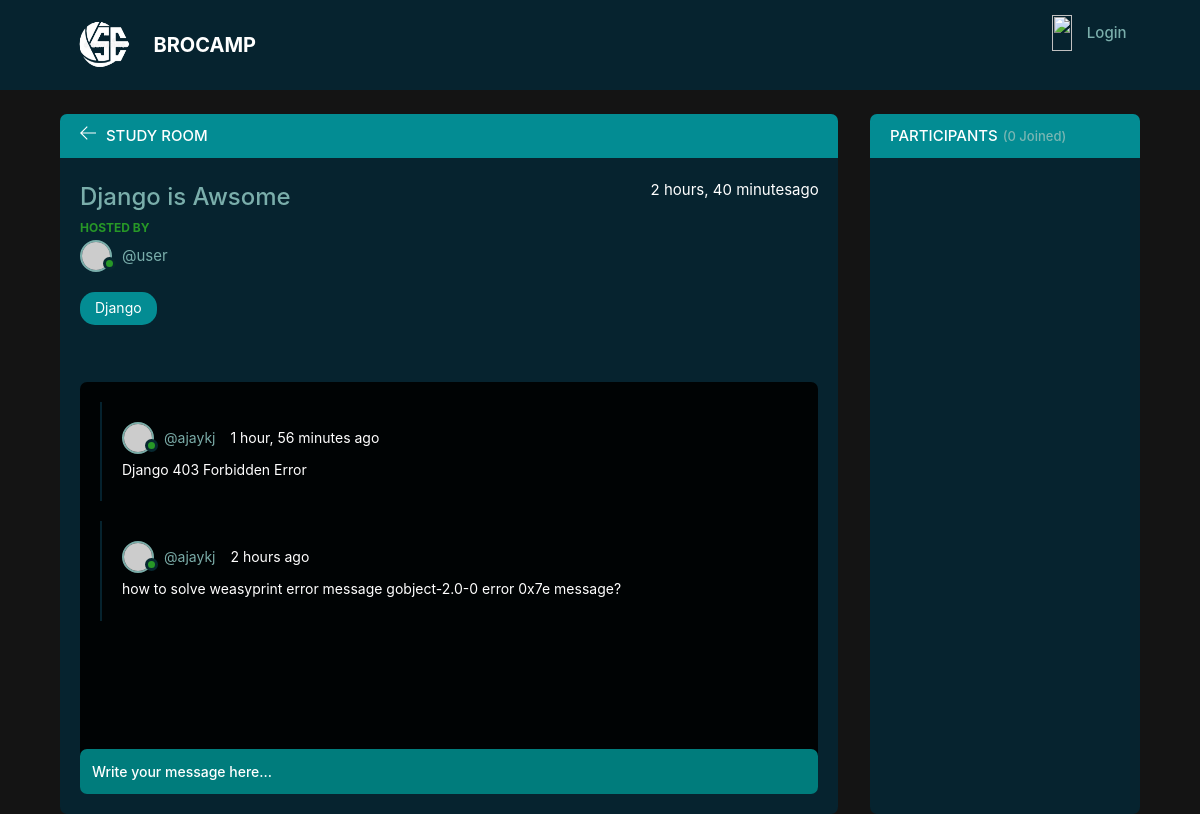
The app's page /room/18/ with its own data.
### base/models.py (models this page shows, shortened)
class Room(models.Model):
    host = models.ForeignKey(User, on_delete=models.SET_NULL,null=True)
    topic = models.ForeignKey(Topic, on_delete=models.SET_NULL,null=True)
    name=models.CharField(max_length=200)
    description = models.TextField(null=True, blank=True)
    participants = models.ManyToManyField(User,related_name='participants', blank=True)
    updated = models.DateTimeField(auto_now=True)
    created = models.DateTimeField(auto_now_add=True)
    class Meta:
        ordering = ['-updated','-created']

class Topic(models.Model):
    name=models.CharField(max_length=200)
    def __str__(self):
        return self.name

class Message(models.Model):
    user = models.ForeignKey(User,on_delete=models.CASCADE)
    room = models.ForeignKey(Room, on_delete=models.CASCADE)
    body = models.TextField()
    updated = models.DateTimeField(auto_now=True)
    created = models.DateTimeField(auto_now_add=True)
    class Meta:
        ordering = ['-updated','-created']

### base/views.py (the view, shortened to what this page needs)
# urls.py: path('room/<str:pk>/',views.room,name='room'),
def room(request, pk):
    room = Room.objects.get(id=pk)
    room_messages = room.message_set.all()
    participants = room.participants.all()
    context = {'room': room, 'room_messages': room_messages,
               'participants': participants}
    return render(request, 'base/room.html', context)

### base/templates/base/room.html (shortened to what this page needs)
{% extends 'index.html' %}
{% block content %}
<main class="profile-page layout layout--2">
  <div class="container">
    <div class="room">
      <div class="room__top">
        <div class="room__topLeft">
          <a href="{% url 'home' %}">
            <svg version="1.1" xmlns="http://www.w3.org/2000/svg" width="32" height="32" viewBox="0 0 32 32">
              <title>arrow-left</title>
              <path
                d="M13.723 2.286l-13.723 13.714 13.719 13.714 1.616-1.611-10.96-10.96h27.625v-2.286h-27.625l10.965-10.965-1.616-1.607z">
              </path>
            </svg>
          </a>
          <h3>Study Room</h3>
        </div>
      </div>
      <div class="room__box scroll">
        <div class="room__header scroll">
          <div class="room__info">
            <h3>{{room.name}}</h3>
            <span>{{room.created | timesince }}ago</span>
          </div>
          <div class="room__hosted">
            <p>Hosted By</p>
            <a href="{% url 'user-profile' room.host.id %}" class="room__author">
              <div class="avatar avatar--small">
                <img src="https://randomuser.me/api/portraits/men/37.jpg" />
              </div>
              <span>@{{room.host.username}}</span>
            </a>
          </div>
          <span class="room__topics">{{room.topic}}</span>
        </div>
        <div class="room__conversation">
          <div class="threads scroll">
            {% for message in room_messages %}
            <div class="thread">
              <div class="thread__top">
                <div class="thread__author">
                  <a href="{% url 'user-profile' message.user.id %}" class="thread__authorInfo">
                    <div class="avatar avatar--small">
                      <img src="https://randomuser.me/api/portraits/men/37.jpg" />
                    </div>
                    <span>@{{ message.user.username}}</span>
                  </a>
                  <span class="thread__date">{{message.created | timesince }} ago</span>
                </div>
              </div>
              <div class="thread__details">
                {{message.body}}
              </div>
            </div>
            {% endfor %}
          </div>
        </div>
      </div>
      <div class="room__message">
        <form method="POST" action="{% url 'add_message' room.id %}">
          <input name="message" placeholder="Write your message here..." />
        </form>
      </div>
    </div>
    <div class="participants">
      <h3 class="participants__top">Participants <span>({{participants.count}} Joined)</span></h3>
      <div class="participants__list scroll">
      </div>
    </div>
  </div>
</main>
{% endblock content %}

### templates/index.html (shortened to what this page needs)
<!DOCTYPE html>
{% load static %}
<html lang="en">
<head>
  <link rel="stylesheet" href="{% static 'styles/stylez.css'%}" />
</head>
<body>
  {% include 'nav.html' %}
  {% block content %}
  {% endblock %}
</body>
</html>

### templates/nav.html (shortened to what this page needs)
{% load static %}
<header class="header header--loggedIn">
  <div class="container">
    <a href="{% url 'home' %}" class="header__logo">
      <img src="{% static 'images/logo1.png' %}" style="width:60px; height:60px" />
      <h1>BROCAMP</h1>
    </a>
    <nav class="header__menu">
      {% if request.user.is_authenticated %}
      <div class="header__user">
        <a href="">
          <div class="avatar avatar--medium active">
            <img
              src="https://images.unsplash.com/photo-1511367461989-f85a21fda167?ixlib=rb-1.2.1&ixid=MnwxMjA3fDB8MHxzZWFyY2h8NXx8cHJvZmlsZXxlbnwwfHwwfHw%3D&w=1000&q=80" />
          </div>
          <p><span>@{{request.user.username}}</span></p>
        </a>
        <button class="dropdown-button">
          <svg version="1.1" xmlns="http://www.w3.org/2000/svg" width="32" height="32" viewBox="0 0 32 32">
            <title>chevron-down</title>
            <path d="M16 21l-13-13h-3l16 16 16-16h-3l-13 13z"></path>
          </svg>
        </button>
      </div>
      {% else %}
      <a href="{% url 'login' %}">
        <img src="{% static 'images/avatar.svg' %}" />
        <p>Login</p>
      </a>
      {% endif %}
    </nav>
  </div>
</header>

### records on screen
Room: name "Django is Awsome", created "2 hours, 40 minutes", host.username "user", topic "Django"
Message: user.username "ajaykj", created "1 hour, 56 minutes", body "Django 403 Forbidden Error"
Message: user.username "ajaykj", created "2 hours", body "how to solve weasyprint error message gobject-2.0-0 error 0x7e message?"

### other values on screen
{{ participants.count }} "0"
